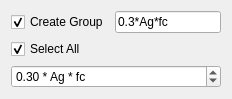
<?xml version="1.0" encoding="UTF-8"?>
<ui version="4.0">
 <class>column_axial_force</class>
 <widget class="QDialog" name="column_axial_force">
  <property name="windowModality">
   <enum>Qt::NonModal</enum>
  </property>
  <property name="geometry">
   <rect>
    <x>0</x>
    <y>0</y>
    <width>232</width>
    <height>94</height>
   </rect>
  </property>
  <property name="windowTitle">
   <string>Column Axial Forces</string>
  </property>
  <property name="modal">
   <bool>false</bool>
  </property>
  <layout class="QVBoxLayout" name="verticalLayout">
   <item>
    <layout class="QHBoxLayout" name="horizontalLayout">
     <item>
      <widget class="QCheckBox" name="group_checkbox">
       <property name="text">
        <string>Create Group</string>
       </property>
       <property name="checked">
        <bool>true</bool>
       </property>
      </widget>
     </item>
     <item>
      <widget class="QLineEdit" name="group_name">
       <property name="text">
        <string>0.3*Ag*fc</string>
       </property>
      </widget>
     </item>
    </layout>
   </item>
   <item>
    <widget class="QCheckBox" name="select_all">
     <property name="text">
      <string>Select All</string>
     </property>
     <property name="checked">
      <bool>true</bool>
     </property>
    </widget>
   </item>
   <item>
    <widget class="QDoubleSpinBox" name="limit_spinbox">
     <property name="prefix">
      <string/>
     </property>
     <property name="suffix">
      <string> * Ag * fc</string>
     </property>
     <property name="maximum">
      <double>1.000000000000000</double>
     </property>
     <property name="singleStep">
      <double>0.100000000000000</double>
     </property>
     <property name="value">
      <double>0.300000000000000</double>
     </property>
    </widget>
   </item>
  </layout>
 </widget>
 <resources/>
 <connections/>
</ui>
